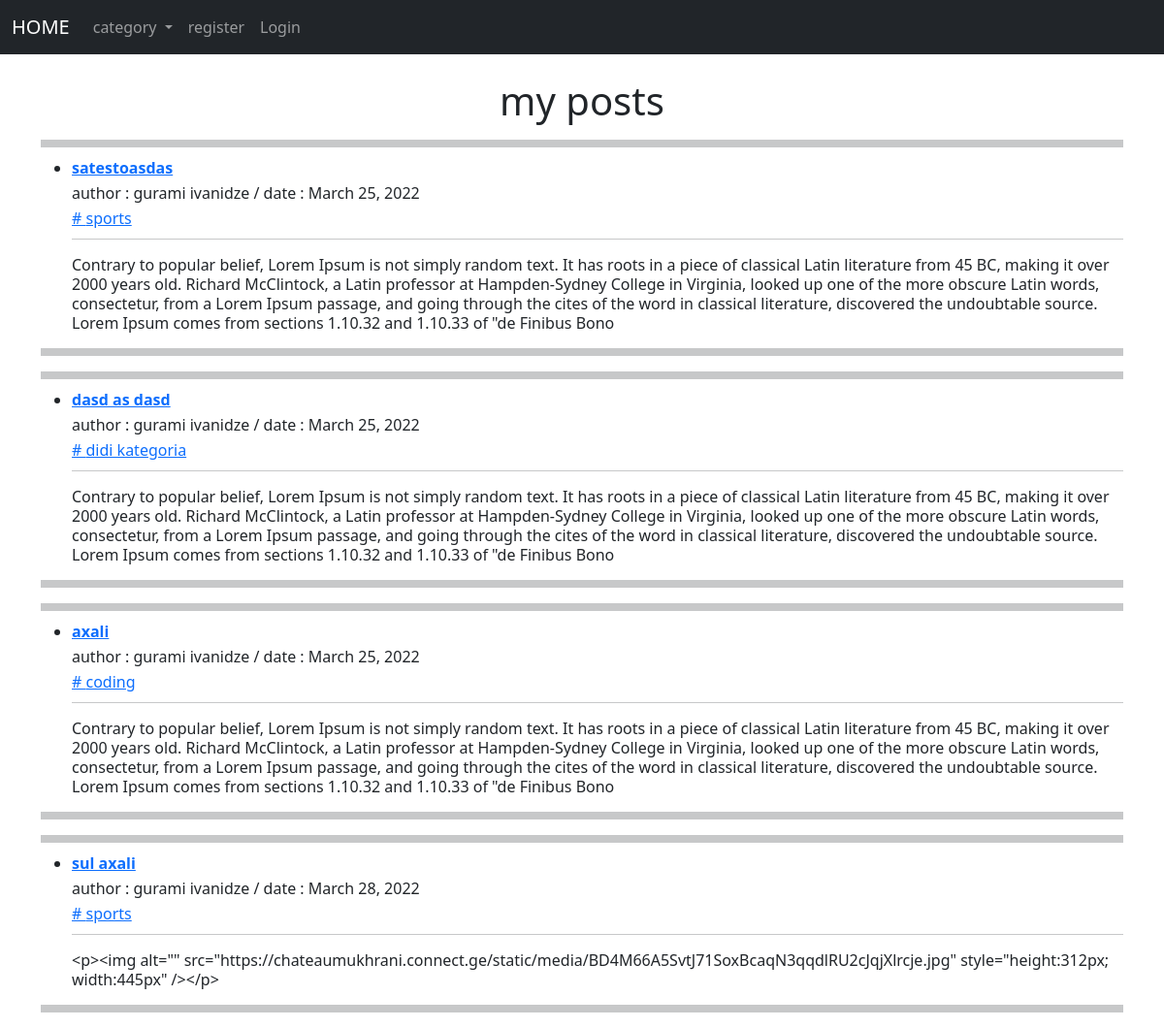
Screenshot of /my_posts/1/ with the database file from the repository.
### theblog/models.py (models this page shows, shortened)
class Post(models.Model):
    title = models.CharField(max_length=255)
    title_tag = models.CharField(max_length=255,)
    author = models.ForeignKey(User, on_delete=models.CASCADE)
    body = RichTextField(blank = True, null= True)
    post_date = models.DateField(auto_now_add=True)
    category = models.CharField(max_length=255, default='coding')
    likes = models.ManyToManyField(User, related_name='blog_posts')

### theblog/views.py (the view)
# urls.py: path('my_posts/<int:pk>/', mypostsView , name='my_posts'),
def mypostsView(request, pk ):
    my_posts = Post.objects.filter(author_id=pk)
    return render(request, 'my_post.html', {'my_posts': my_posts,
                                               })

### theblog/templates/my_post.html (shortened to what this page needs)
{% extends 'base.html' %}
{% block content %}
    <h1 style="text-align: center;">my posts</h1>
    {% for post in my_posts %}
        <hr size="10">
        <ul style="line-height: 10px;">
            <li>
                <a href="{% url 'article-detail' post.pk %}">
                    <p style="font-weight: bold;">
                        {{ post.title }}
                    </p>
                </a>
                <p>
                    author : {{ post.author.first_name }} {{ post.author.last_name }} / date : {{ post.post_date }}
                </p>
                <a href="{% url 'category' post.category|slugify %}"># {{ post.category }}</a>
                <hr>
                <p style="line-height: 20px;">
                    {{ post.body|slice:":500" }}
                </p>
            </li>
        </ul>
        <hr size="10">
    {% endfor %}
{% endblock content %}

### rows the page displays
Post: title "satestoasdas", author.first_name "gurami", author.last_name "ivanidze", post_date "March 25, 2022", category "sports", body "Contrary to popular belief, Lorem Ipsum is not simply random text. It has roots in a piece of classical Latin literature from 45 BC, making it over 2000 years old. Richard McClintock, a Latin professor at Hampden-Sydney College in Virginia, looked up one of the more obscure Latin words, consectetur, from a Lorem Ipsum passage, and going through the cites of the word in classical literature, discovered the undoubtable source. Lorem Ipsum comes from sections 1.10.32 and 1.10.33 of \"de Finibus Bono"
Post: title "dasd as dasd", author.first_name "gurami", author.last_name "ivanidze", post_date "March 25, 2022", category "didi kategoria", body "Contrary to popular belief, Lorem Ipsum is not simply random text. It has roots in a piece of classical Latin literature from 45 BC, making it over 2000 years old. Richard McClintock, a Latin professor at Hampden-Sydney College in Virginia, looked up one of the more obscure Latin words, consectetur, from a Lorem Ipsum passage, and going through the cites of the word in classical literature, discovered the undoubtable source. Lorem Ipsum comes from sections 1.10.32 and 1.10.33 of \"de Finibus Bono"
Post: title "axali", author.first_name "gurami", author.last_name "ivanidze", post_date "March 25, 2022", category "coding", body "Contrary to popular belief, Lorem Ipsum is not simply random text. It has roots in a piece of classical Latin literature from 45 BC, making it over 2000 years old. Richard McClintock, a Latin professor at Hampden-Sydney College in Virginia, looked up one of the more obscure Latin words, consectetur, from a Lorem Ipsum passage, and going through the cites of the word in classical literature, discovered the undoubtable source. Lorem Ipsum comes from sections 1.10.32 and 1.10.33 of \"de Finibus Bono"
Post: title "sul axali", author.first_name "gurami", author.last_name "ivanidze", post_date "March 28, 2022", category "sports", body "<p><img alt=\"\" src=\"https://chateaumukhrani.connect.ge/static/media/BD4M66A5SvtJ71SoxBcaqN3qqdlRU2cJqjXlrcje.jpg\" style=\"height:312px; width:445px\" /></p>"
